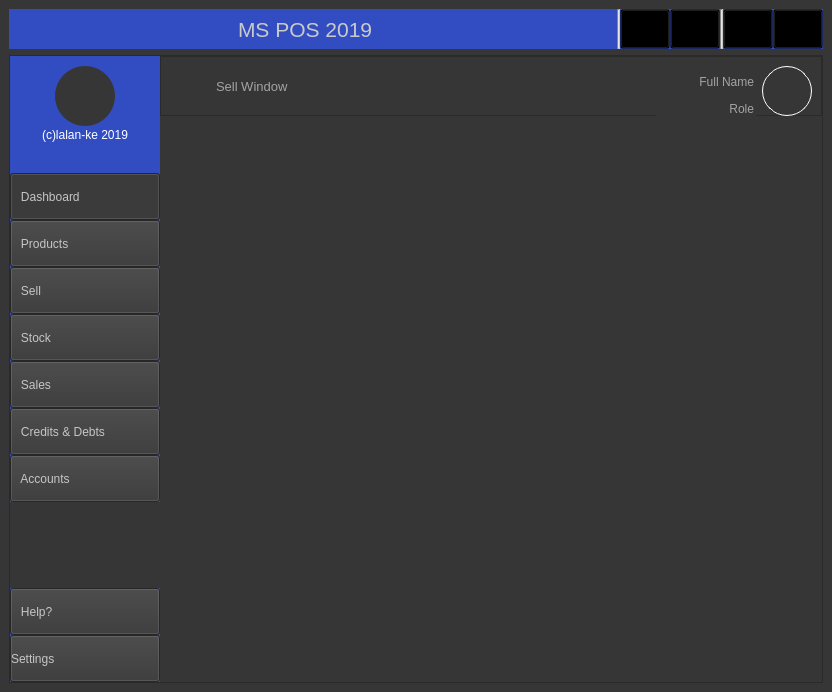
<?xml version="1.0" encoding="UTF-8"?>
<ui version="4.0">
 <class>MainWindowForm</class>
 <widget class="QMainWindow" name="MainWindowForm">
  <property name="geometry">
   <rect>
    <x>0</x>
    <y>0</y>
    <width>832</width>
    <height>692</height>
   </rect>
  </property>
  <property name="windowTitle">
   <string>MainWindow</string>
  </property>
  <property name="styleSheet">
   <string notr="true"> QWidget{
font-size:12px Arial;
margin:0px;
padding:0px;
background-color:rgb(54,54,54);
}
QWidget#TopBar{
background-color:rgb(50, 77, 194);
color:white;
}
QPushButton#CloseBtn{
background-color:Transparent;
}
QPushButton#CloseBtn:hover{
background-color:#ff0814;
}
QPushButton#MinimizeBtn{
background-color:Transparent;
}
QPushButton#MinimizeBtn:hover{
background-color:#00b3ff;
}
QLabel#TitleLabel{
font: 16pt ;
color: rgb(202, 202, 202);
background-color:Transparent
}
QPushButton#aboutBtn{
background-color:Transparent;
}
QPushButton#helpBtn{
background-color:Transparent;
}
QPushButton#aboutBtn:hover{
background-color: rgb(28, 183, 255);
}
QPushButton#helpBtn:hover{
background-color: rgb(28, 183, 255);
}
QPushButton#aboutBtn:pressed{
background-color: rgba(28, 183, 255, 190);
}
QPushButton#helpBtn:pressed{
background-color: rgba(28, 183, 255, 190);
}

QPushButton#notificationBtn{
border:none;
background-color:transparent;
}
QPushButton#notificationBtn:hover{
border:2px solid white;
}
QPushButton#notificationBtn:pressed{
border:3px solid grey;
}</string>
  </property>
  <widget class="QWidget" name="centralwidget">
   <layout class="QVBoxLayout" name="verticalLayout">
    <item>
     <widget class="QWidget" name="TopBar" native="true">
      <property name="minimumSize">
       <size>
        <width>0</width>
        <height>40</height>
       </size>
      </property>
      <property name="maximumSize">
       <size>
        <width>16777215</width>
        <height>40</height>
       </size>
      </property>
      <property name="styleSheet">
       <string notr="true"/>
      </property>
      <layout class="QHBoxLayout" name="horizontalLayout_3">
       <property name="spacing">
        <number>0</number>
       </property>
       <property name="leftMargin">
        <number>0</number>
       </property>
       <property name="topMargin">
        <number>0</number>
       </property>
       <property name="rightMargin">
        <number>0</number>
       </property>
       <property name="bottomMargin">
        <number>0</number>
       </property>
       <item>
        <spacer name="horizontalSpacer">
         <property name="orientation">
          <enum>Qt::Horizontal</enum>
         </property>
         <property name="sizeHint" stdset="0">
          <size>
           <width>229</width>
           <height>20</height>
          </size>
         </property>
        </spacer>
       </item>
       <item>
        <widget class="QLabel" name="TitleLabel">
         <property name="text">
          <string>MS POS 2019</string>
         </property>
        </widget>
       </item>
       <item>
        <spacer name="horizontalSpacer_2">
         <property name="orientation">
          <enum>Qt::Horizontal</enum>
         </property>
         <property name="sizeHint" stdset="0">
          <size>
           <width>40</width>
           <height>20</height>
          </size>
         </property>
        </spacer>
       </item>
       <item>
        <widget class="QPushButton" name="notificationBtn">
         <property name="enabled">
          <bool>false</bool>
         </property>
         <property name="minimumSize">
          <size>
           <width>50</width>
           <height>40</height>
          </size>
         </property>
         <property name="toolTip">
          <string>Open notifications</string>
         </property>
         <property name="styleSheet">
          <string notr="true"/>
         </property>
         <property name="text">
          <string/>
         </property>
         <property name="iconSize">
          <size>
           <width>32</width>
           <height>32</height>
          </size>
         </property>
        </widget>
       </item>
       <item>
        <widget class="Line" name="line_2">
         <property name="styleSheet">
          <string notr="true">background-color:#c7c7c7;</string>
         </property>
         <property name="orientation">
          <enum>Qt::Vertical</enum>
         </property>
        </widget>
       </item>
       <item>
        <widget class="QPushButton" name="helpBtn">
         <property name="minimumSize">
          <size>
           <width>50</width>
           <height>40</height>
          </size>
         </property>
         <property name="styleSheet">
          <string notr="true"/>
         </property>
         <property name="text">
          <string/>
         </property>
         <property name="iconSize">
          <size>
           <width>32</width>
           <height>32</height>
          </size>
         </property>
        </widget>
       </item>
       <item>
        <widget class="QPushButton" name="aboutBtn">
         <property name="minimumSize">
          <size>
           <width>50</width>
           <height>40</height>
          </size>
         </property>
         <property name="styleSheet">
          <string notr="true"/>
         </property>
         <property name="text">
          <string/>
         </property>
         <property name="iconSize">
          <size>
           <width>32</width>
           <height>32</height>
          </size>
         </property>
        </widget>
       </item>
       <item>
        <widget class="Line" name="line">
         <property name="styleSheet">
          <string notr="true">background-color:#c7c7c7;</string>
         </property>
         <property name="orientation">
          <enum>Qt::Vertical</enum>
         </property>
        </widget>
       </item>
       <item>
        <widget class="QPushButton" name="MinimizeBtn">
         <property name="minimumSize">
          <size>
           <width>50</width>
           <height>40</height>
          </size>
         </property>
         <property name="text">
          <string/>
         </property>
        </widget>
       </item>
       <item>
        <widget class="QPushButton" name="CloseBtn">
         <property name="minimumSize">
          <size>
           <width>50</width>
           <height>40</height>
          </size>
         </property>
         <property name="text">
          <string/>
         </property>
        </widget>
       </item>
      </layout>
     </widget>
    </item>
    <item>
     <widget class="QFrame" name="frame">
      <property name="styleSheet">
       <string notr="true">QWidget#LeftMenu{
background-color:rgb(50, 77, 194);
}</string>
      </property>
      <property name="frameShape">
       <enum>QFrame::StyledPanel</enum>
      </property>
      <property name="frameShadow">
       <enum>QFrame::Raised</enum>
      </property>
      <layout class="QHBoxLayout" name="horizontalLayout_2">
       <property name="spacing">
        <number>0</number>
       </property>
       <property name="leftMargin">
        <number>0</number>
       </property>
       <property name="topMargin">
        <number>0</number>
       </property>
       <property name="rightMargin">
        <number>0</number>
       </property>
       <property name="bottomMargin">
        <number>0</number>
       </property>
       <item>
        <layout class="QHBoxLayout" name="horizontalLayout">
         <item>
          <widget class="QWidget" name="LeftMenu" native="true">
           <property name="minimumSize">
            <size>
             <width>150</width>
             <height>0</height>
            </size>
           </property>
           <property name="maximumSize">
            <size>
             <width>130</width>
             <height>16777215</height>
            </size>
           </property>
           <property name="styleSheet">
            <string notr="true">QLabel{
background-color:Transparent;
color:white
}
QPushButton{
color: rgb(198, 198, 198);
text-align:left;
}
QPushButton:hover{
background-color:#c1c1c1;
color:rgb(50, 77, 194);
}
QPushButton#LOGOLABEL{
background-color:rgb(54,54,54);
border-radius:30px;
}
</string>
           </property>
           <layout class="QVBoxLayout" name="verticalLayout_5">
            <property name="spacing">
             <number>0</number>
            </property>
            <property name="leftMargin">
             <number>0</number>
            </property>
            <property name="topMargin">
             <number>0</number>
            </property>
            <property name="rightMargin">
             <number>0</number>
            </property>
            <property name="bottomMargin">
             <number>0</number>
            </property>
            <item>
             <layout class="QVBoxLayout" name="verticalLayout_4">
              <item>
               <layout class="QHBoxLayout" name="horizontalLayout_5">
                <property name="topMargin">
                 <number>10</number>
                </property>
                <item>
                 <spacer name="horizontalSpacer_4">
                  <property name="orientation">
                   <enum>Qt::Horizontal</enum>
                  </property>
                  <property name="sizeHint" stdset="0">
                   <size>
                    <width>40</width>
                    <height>20</height>
                   </size>
                  </property>
                 </spacer>
                </item>
                <item>
                 <widget class="QPushButton" name="LOGOLABEL">
                  <property name="minimumSize">
                   <size>
                    <width>60</width>
                    <height>60</height>
                   </size>
                  </property>
                  <property name="maximumSize">
                   <size>
                    <width>60</width>
                    <height>60</height>
                   </size>
                  </property>
                  <property name="text">
                   <string/>
                  </property>
                  <property name="iconSize">
                   <size>
                    <width>50</width>
                    <height>50</height>
                   </size>
                  </property>
                 </widget>
                </item>
                <item>
                 <spacer name="horizontalSpacer_5">
                  <property name="orientation">
                   <enum>Qt::Horizontal</enum>
                  </property>
                  <property name="sizeHint" stdset="0">
                   <size>
                    <width>40</width>
                    <height>20</height>
                   </size>
                  </property>
                 </spacer>
                </item>
               </layout>
              </item>
              <item>
               <widget class="QLabel" name="TextLogo">
                <property name="maximumSize">
                 <size>
                  <width>16777215</width>
                  <height>50</height>
                 </size>
                </property>
                <property name="text">
                 <string>(c)lalan-ke 2019</string>
                </property>
                <property name="alignment">
                 <set>Qt::AlignCenter</set>
                </property>
               </widget>
              </item>
             </layout>
            </item>
            <item>
             <widget class="QLabel" name="label_4">
              <property name="minimumSize">
               <size>
                <width>0</width>
                <height>30</height>
               </size>
              </property>
              <property name="maximumSize">
               <size>
                <width>16777215</width>
                <height>30</height>
               </size>
              </property>
              <property name="text">
               <string/>
              </property>
             </widget>
            </item>
            <item>
             <widget class="QPushButton" name="HomeBtn">
              <property name="minimumSize">
               <size>
                <width>0</width>
                <height>47</height>
               </size>
              </property>
              <property name="styleSheet">
               <string notr="true"/>
              </property>
              <property name="text">
               <string>   Dashboard</string>
              </property>
              <property name="icon">
               <iconset>
                <normaloff>:/icons/icons/home_48px_grey.png</normaloff>:/icons/icons/home_48px_grey.png</iconset>
              </property>
              <property name="iconSize">
               <size>
                <width>32</width>
                <height>32</height>
               </size>
              </property>
              <property name="checkable">
               <bool>true</bool>
              </property>
              <property name="checked">
               <bool>true</bool>
              </property>
             </widget>
            </item>
            <item>
             <widget class="QPushButton" name="ProductsMenu">
              <property name="minimumSize">
               <size>
                <width>0</width>
                <height>47</height>
               </size>
              </property>
              <property name="text">
               <string>   Products</string>
              </property>
              <property name="icon">
               <iconset>
                <normaloff>:/icons/icons/product_60px_grey.png</normaloff>:/icons/icons/product_60px_grey.png</iconset>
              </property>
              <property name="iconSize">
               <size>
                <width>32</width>
                <height>32</height>
               </size>
              </property>
              <property name="checkable">
               <bool>true</bool>
              </property>
             </widget>
            </item>
            <item>
             <widget class="QPushButton" name="SellMenu">
              <property name="minimumSize">
               <size>
                <width>0</width>
                <height>47</height>
               </size>
              </property>
              <property name="text">
               <string>   Sell</string>
              </property>
              <property name="icon">
               <iconset>
                <normaloff>:/icons/icons/icons8_sell_52px.png</normaloff>:/icons/icons/icons8_sell_52px.png</iconset>
              </property>
              <property name="iconSize">
               <size>
                <width>32</width>
                <height>32</height>
               </size>
              </property>
              <property name="checkable">
               <bool>true</bool>
              </property>
             </widget>
            </item>
            <item>
             <widget class="QPushButton" name="StockMenu">
              <property name="minimumSize">
               <size>
                <width>0</width>
                <height>47</height>
               </size>
              </property>
              <property name="text">
               <string>   Stock</string>
              </property>
              <property name="icon">
               <iconset>
                <normaloff>:/icons/icons/move_by_trolley_52px_grey.png</normaloff>:/icons/icons/move_by_trolley_52px_grey.png</iconset>
              </property>
              <property name="iconSize">
               <size>
                <width>32</width>
                <height>32</height>
               </size>
              </property>
              <property name="checkable">
               <bool>true</bool>
              </property>
             </widget>
            </item>
            <item>
             <widget class="QPushButton" name="SalesMenu">
              <property name="minimumSize">
               <size>
                <width>0</width>
                <height>47</height>
               </size>
              </property>
              <property name="text">
               <string>   Sales</string>
              </property>
              <property name="icon">
               <iconset>
                <normaloff>:/icons/icons/sales_60px_grey.png</normaloff>:/icons/icons/sales_60px_grey.png</iconset>
              </property>
              <property name="iconSize">
               <size>
                <width>32</width>
                <height>32</height>
               </size>
              </property>
              <property name="checkable">
               <bool>true</bool>
              </property>
             </widget>
            </item>
            <item>
             <widget class="QPushButton" name="CreditsMenu">
              <property name="minimumSize">
               <size>
                <width>0</width>
                <height>47</height>
               </size>
              </property>
              <property name="text">
               <string>   Credits &amp;&amp; Debts </string>
              </property>
              <property name="icon">
               <iconset>
                <normaloff>:/icons/icons/help_64px_grey.png</normaloff>:/icons/icons/help_64px_grey.png</iconset>
              </property>
              <property name="iconSize">
               <size>
                <width>32</width>
                <height>32</height>
               </size>
              </property>
              <property name="checkable">
               <bool>true</bool>
              </property>
             </widget>
            </item>
            <item>
             <widget class="QPushButton" name="AccountsMenu">
              <property name="minimumSize">
               <size>
                <width>0</width>
                <height>47</height>
               </size>
              </property>
              <property name="text">
               <string>   Accounts</string>
              </property>
              <property name="icon">
               <iconset>
                <normaloff>:/icons/icons/user_menu_64px_grey.png</normaloff>:/icons/icons/user_menu_64px_grey.png</iconset>
              </property>
              <property name="iconSize">
               <size>
                <width>32</width>
                <height>32</height>
               </size>
              </property>
              <property name="checkable">
               <bool>true</bool>
              </property>
             </widget>
            </item>
            <item>
             <widget class="QWidget" name="widget" native="true"/>
            </item>
            <item>
             <widget class="QPushButton" name="HelpMenu">
              <property name="minimumSize">
               <size>
                <width>0</width>
                <height>47</height>
               </size>
              </property>
              <property name="text">
               <string>   Help?</string>
              </property>
              <property name="icon">
               <iconset>
                <normaloff>:/icons/icons/help_64px_grey.png</normaloff>:/icons/icons/help_64px_grey.png</iconset>
              </property>
              <property name="iconSize">
               <size>
                <width>32</width>
                <height>32</height>
               </size>
              </property>
              <property name="checkable">
               <bool>true</bool>
              </property>
             </widget>
            </item>
            <item>
             <widget class="QPushButton" name="SettingsMenu">
              <property name="minimumSize">
               <size>
                <width>0</width>
                <height>47</height>
               </size>
              </property>
              <property name="text">
               <string>Settings</string>
              </property>
              <property name="icon">
               <iconset>
                <normaloff>:/icons/icons/settings_100px_grey.png</normaloff>:/icons/icons/settings_100px_grey.png</iconset>
              </property>
              <property name="iconSize">
               <size>
                <width>32</width>
                <height>32</height>
               </size>
              </property>
              <property name="checkable">
               <bool>true</bool>
              </property>
             </widget>
            </item>
           </layout>
          </widget>
         </item>
         <item>
          <layout class="QVBoxLayout" name="verticalLayout_2">
           <item>
            <widget class="QFrame" name="frame_2">
             <property name="minimumSize">
              <size>
               <width>0</width>
               <height>60</height>
              </size>
             </property>
             <property name="maximumSize">
              <size>
               <width>16777215</width>
               <height>60</height>
              </size>
             </property>
             <property name="styleSheet">
              <string notr="true">*{color:rgb(163, 163, 163);}
QPushButton#MenuToggle{
background-color:Transparent;
padding:1px;
border-radius:19;
}
QPushButton#MenuToggle:hover{
background-color:orange;
border-radius:19px;
}
QLabel#TitleWindow{
color: rgb(163, 163, 163);
font-size:13px;
min-height:30px
}
QPushButton#UserPicture{
border:1px solid white;
border-radius:25;
}
QLabel#FullNameLabel{
text-align:right;}
QLabel#RoleLabel{
text-align:right;}</string>
             </property>
             <property name="frameShape">
              <enum>QFrame::StyledPanel</enum>
             </property>
             <property name="frameShadow">
              <enum>QFrame::Raised</enum>
             </property>
             <layout class="QHBoxLayout" name="horizontalLayout_4">
              <item>
               <widget class="QPushButton" name="MenuToggle">
                <property name="minimumSize">
                 <size>
                  <width>40</width>
                  <height>40</height>
                 </size>
                </property>
                <property name="maximumSize">
                 <size>
                  <width>40</width>
                  <height>40</height>
                 </size>
                </property>
                <property name="text">
                 <string/>
                </property>
               </widget>
              </item>
              <item>
               <widget class="QLabel" name="TitleWindow">
                <property name="text">
                 <string>Sell Window</string>
                </property>
               </widget>
              </item>
              <item>
               <spacer name="horizontalSpacer_3">
                <property name="orientation">
                 <enum>Qt::Horizontal</enum>
                </property>
                <property name="sizeHint" stdset="0">
                 <size>
                  <width>243</width>
                  <height>20</height>
                 </size>
                </property>
               </spacer>
              </item>
              <item>
               <widget class="QWidget" name="widget_2" native="true">
                <property name="minimumSize">
                 <size>
                  <width>100</width>
                  <height>57</height>
                 </size>
                </property>
                <layout class="QVBoxLayout" name="verticalLayout_3">
                 <property name="spacing">
                  <number>1</number>
                 </property>
                 <property name="leftMargin">
                  <number>2</number>
                 </property>
                 <property name="topMargin">
                  <number>1</number>
                 </property>
                 <property name="rightMargin">
                  <number>2</number>
                 </property>
                 <property name="bottomMargin">
                  <number>1</number>
                 </property>
                 <item>
                  <widget class="QLabel" name="FullNameLabel">
                   <property name="minimumSize">
                    <size>
                     <width>0</width>
                     <height>30</height>
                    </size>
                   </property>
                   <property name="text">
                    <string>Full Name</string>
                   </property>
                   <property name="alignment">
                    <set>Qt::AlignRight|Qt::AlignTrailing|Qt::AlignVCenter</set>
                   </property>
                  </widget>
                 </item>
                 <item>
                  <widget class="QLabel" name="RoleLabel">
                   <property name="minimumSize">
                    <size>
                     <width>0</width>
                     <height>26</height>
                    </size>
                   </property>
                   <property name="text">
                    <string>Role</string>
                   </property>
                   <property name="alignment">
                    <set>Qt::AlignRight|Qt::AlignTrailing|Qt::AlignVCenter</set>
                   </property>
                  </widget>
                 </item>
                </layout>
               </widget>
              </item>
              <item>
               <widget class="QPushButton" name="UserPicture">
                <property name="minimumSize">
                 <size>
                  <width>50</width>
                  <height>50</height>
                 </size>
                </property>
                <property name="maximumSize">
                 <size>
                  <width>50</width>
                  <height>50</height>
                 </size>
                </property>
                <property name="text">
                 <string/>
                </property>
                <property name="iconSize">
                 <size>
                  <width>45</width>
                  <height>45</height>
                 </size>
                </property>
               </widget>
              </item>
             </layout>
            </widget>
           </item>
           <item>
            <widget class="QWidget" name="BodyWidget" native="true">
             <layout class="QHBoxLayout" name="bodylayout"/>
            </widget>
           </item>
          </layout>
         </item>
        </layout>
       </item>
      </layout>
     </widget>
    </item>
   </layout>
  </widget>
 </widget>
 <resources>
  <include location="main.qrc"/>
 </resources>
 <connections>
  <connection>
   <sender>HomeBtn</sender>
   <signal>clicked()</signal>
   <receiver>MainWindowForm</receiver>
   <slot>OpenDashboard()</slot>
   <hints>
    <hint type="sourcelabel">
     <x>72</x>
     <y>187</y>
    </hint>
    <hint type="destinationlabel">
     <x>-4</x>
     <y>185</y>
    </hint>
   </hints>
  </connection>
  <connection>
   <sender>ProductsMenu</sender>
   <signal>clicked()</signal>
   <receiver>MainWindowForm</receiver>
   <slot>OpenProducts()</slot>
   <hints>
    <hint type="sourcelabel">
     <x>62</x>
     <y>237</y>
    </hint>
    <hint type="destinationlabel">
     <x>-2</x>
     <y>245</y>
    </hint>
   </hints>
  </connection>
  <connection>
   <sender>StockMenu</sender>
   <signal>clicked()</signal>
   <receiver>MainWindowForm</receiver>
   <slot>OpenStock()</slot>
   <hints>
    <hint type="sourcelabel">
     <x>65</x>
     <y>285</y>
    </hint>
    <hint type="destinationlabel">
     <x>-8</x>
     <y>302</y>
    </hint>
   </hints>
  </connection>
  <connection>
   <sender>SalesMenu</sender>
   <signal>clicked()</signal>
   <receiver>MainWindowForm</receiver>
   <slot>OpenSales()</slot>
   <hints>
    <hint type="sourcelabel">
     <x>92</x>
     <y>335</y>
    </hint>
    <hint type="destinationlabel">
     <x>-4</x>
     <y>337</y>
    </hint>
   </hints>
  </connection>
  <connection>
   <sender>SellMenu</sender>
   <signal>clicked()</signal>
   <receiver>MainWindowForm</receiver>
   <slot>OpenSell()</slot>
   <hints>
    <hint type="sourcelabel">
     <x>74</x>
     <y>375</y>
    </hint>
    <hint type="destinationlabel">
     <x>-4</x>
     <y>389</y>
    </hint>
   </hints>
  </connection>
  <connection>
   <sender>AccountsMenu</sender>
   <signal>clicked()</signal>
   <receiver>MainWindowForm</receiver>
   <slot>OpenAccounts()</slot>
   <hints>
    <hint type="sourcelabel">
     <x>78</x>
     <y>417</y>
    </hint>
    <hint type="destinationlabel">
     <x>-4</x>
     <y>439</y>
    </hint>
   </hints>
  </connection>
  <connection>
   <sender>HelpMenu</sender>
   <signal>clicked()</signal>
   <receiver>MainWindowForm</receiver>
   <slot>OpenHelp()</slot>
   <hints>
    <hint type="sourcelabel">
     <x>97</x>
     <y>472</y>
    </hint>
    <hint type="destinationlabel">
     <x>-9</x>
     <y>501</y>
    </hint>
   </hints>
  </connection>
  <connection>
   <sender>SettingsMenu</sender>
   <signal>clicked()</signal>
   <receiver>MainWindowForm</receiver>
   <slot>OpenSettings()</slot>
   <hints>
    <hint type="sourcelabel">
     <x>87</x>
     <y>648</y>
    </hint>
    <hint type="destinationlabel">
     <x>-14</x>
     <y>639</y>
    </hint>
   </hints>
  </connection>
  <connection>
   <sender>CloseBtn</sender>
   <signal>clicked()</signal>
   <receiver>MainWindowForm</receiver>
   <slot>CloseWindow()</slot>
   <hints>
    <hint type="sourcelabel">
     <x>799</x>
     <y>28</y>
    </hint>
    <hint type="destinationlabel">
     <x>792</x>
     <y>-19</y>
    </hint>
   </hints>
  </connection>
  <connection>
   <sender>MinimizeBtn</sender>
   <signal>clicked()</signal>
   <receiver>MainWindowForm</receiver>
   <slot>showMinimized()</slot>
   <hints>
    <hint type="sourcelabel">
     <x>749</x>
     <y>29</y>
    </hint>
    <hint type="destinationlabel">
     <x>814</x>
     <y>-20</y>
    </hint>
   </hints>
  </connection>
  <connection>
   <sender>MenuToggle</sender>
   <signal>clicked()</signal>
   <receiver>MainWindowForm</receiver>
   <slot>ToggleMenu()</slot>
   <hints>
    <hint type="sourcelabel">
     <x>166</x>
     <y>85</y>
    </hint>
    <hint type="destinationlabel">
     <x>-12</x>
     <y>18</y>
    </hint>
   </hints>
  </connection>
 </connections>
 <slots>
  <slot>OpenDashboard()</slot>
  <slot>OpenProducts()</slot>
  <slot>OpenStock()</slot>
  <slot>OpenSales()</slot>
  <slot>OpenSell()</slot>
  <slot>OpenAccounts()</slot>
  <slot>OpenHelp()</slot>
  <slot>OpenSettings()</slot>
  <slot>ToggleMenu()</slot>
  <slot>MinimizeWindow()</slot>
  <slot>CloseWindow()</slot>
 </slots>
</ui>
